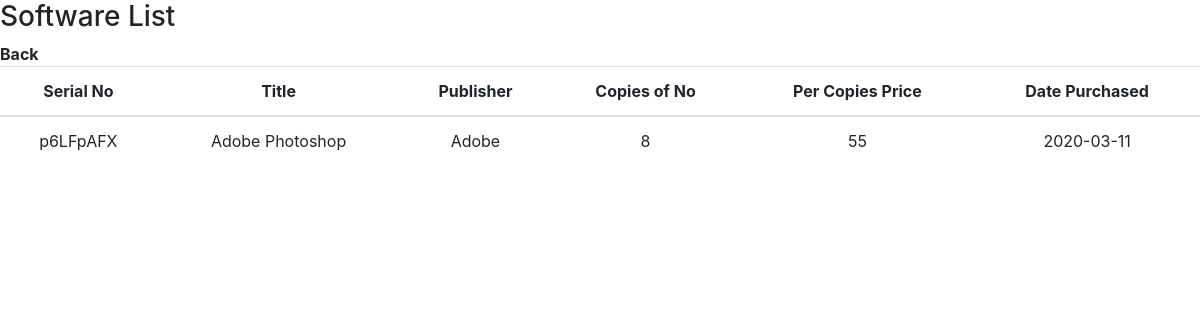
The page /software.php on the database its author committed.
### tables this page shows
CREATE TABLE `softwarelist` (
  `serialno` varchar(10) NOT NULL,
  `softwaretitle` varchar(30) NOT NULL,
  `publisher` varchar(30) NOT NULL,
  `copiesno` int(11) NOT NULL,
  `copiesprice` int(11) NOT NULL,
  `datepurchased` date NOT NULL
);

### software.php (the view, shortened to what this page needs)
<!DOCTYPE html>
<html lang="en">
<head>
    <link rel="stylesheet" href="https://maxcdn.bootstrapcdn.com/bootstrap/4.0.0/css/bootstrap.min.css">
    <link rel="stylesheet" href="style.css">
</head>
<body>
<h3>Software List</h3>
<?php
  $dbhost = "localhost";
  $dbuser = "root";
  $dbpass = "";
  $dbname = "irl";
  $connection = mysqli_connect($dbhost, $dbuser, $dbpass, $dbname);
?>
<div class="back" name="back">
    <a onclick="window.history.back();"><b>Back</b></a>
</div>
<table class="table"><thead>
  <tr><th>Serial No</th><th>Title</th><th>Publisher</th><th>Copies of No</th><th>Per Copies Price</th><th>Date Purchased</th></tr>
</thead><tbody>
<?php
  if(mysqli_connect_errno()) {
    die("Database connection failed: " .
         mysqli_connect_error() .
         " (" . mysqli_connect_errno() . ")"
    );
  }else{
  $sql = "SELECT * FROM softwarelist";
  $result = $connection->query($sql);
  if ($result->num_rows > 0) {
    while($row = $result->fetch_assoc()) {
       echo "<tr><td>" . $row["serialno"] . "</td>"
       . "<td>" .  $row["softwaretitle"] . "</td>"
       . "<td>"  .  $row["publisher"] . "</td>"
       . "<td>" .  $row["copiesno"] . "</td>"
       . "<td>" .  $row["copiesprice"] . "</td>"
       . "<td>" .  $row["datepurchased"]  . "</td></tr>";
    }
} else {
   "No results!";
}
}
?>
</tbody></table>
</body>
</html>

### style.css (style rules this page uses)
table { text-align: center; }

### rows shown on the page
softwarelist: serialno "p6LFpAFX", softwaretitle "Adobe Photoshop", publisher "Adobe", copiesno "8", copiesprice "55", datepurchased "2020-03-11"
